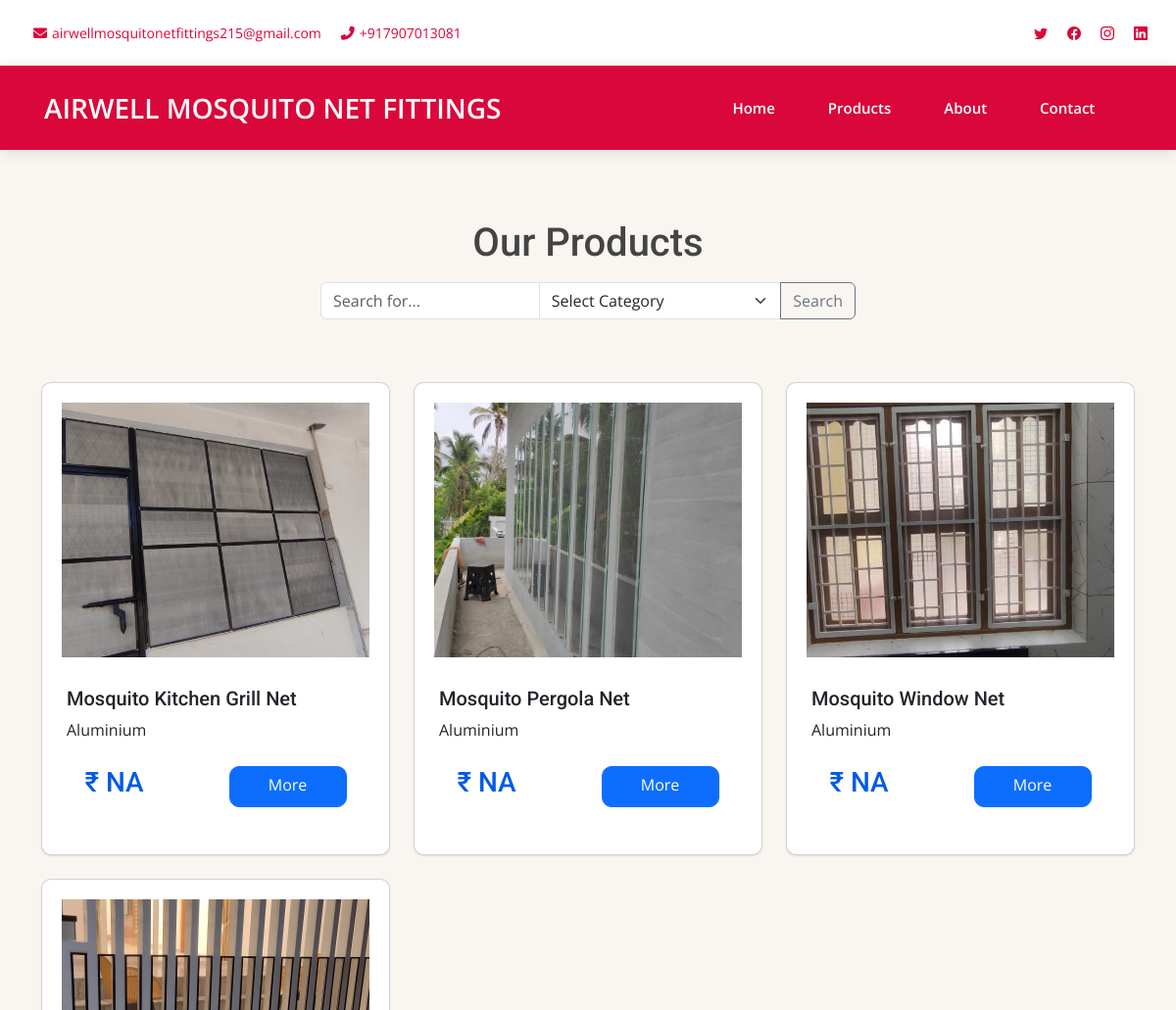
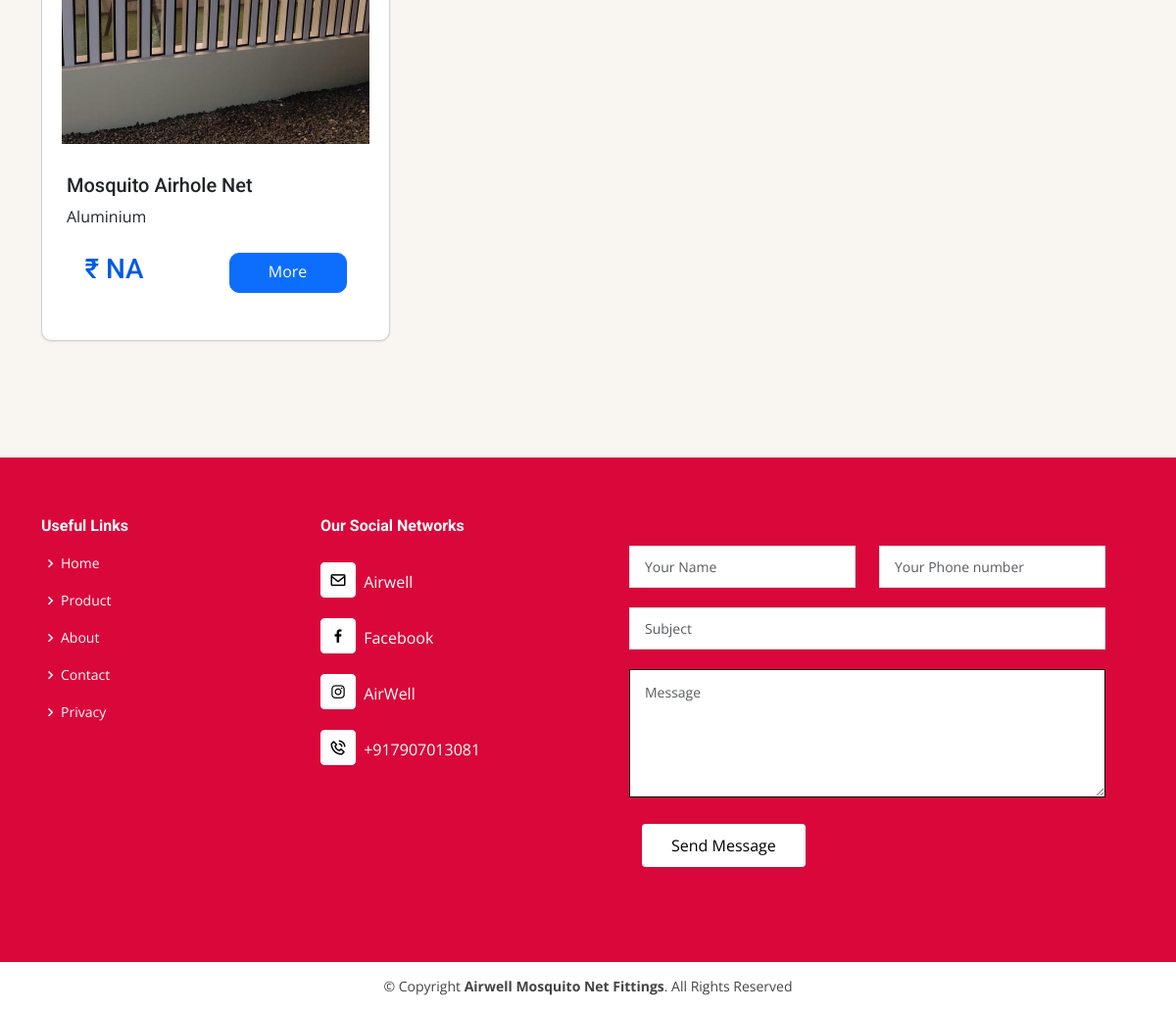
/product, run on the app's committed database (2 pictures, top to bottom).
### AirWellApp/models.py (models this page shows, shortened)
class ProductModel(models.Model):
    product_id = models.CharField(max_length=200,primary_key=True)
    product_name = models.CharField(max_length=100)
    product_description = models.TextField()
    product_material = models.CharField(max_length=100)
    product_color = models.CharField(max_length=100)
    product_price = models.CharField(max_length=100)
    product_create_at = models.DateTimeField(auto_now_add=True)
    product_status = models.CharField(max_length=100, default="Active")
    product_category = models.ForeignKey(
        ProductCategoryModel, on_delete=models.CASCADE, null=True)
    class Meta:
        db_table = "product_table"

class ProductImageModel(models.Model):
    product_id = models.ForeignKey(ProductModel, on_delete=models.CASCADE)
    product_image = models.ImageField(upload_to='images/', null=True)
    class Meta:
        db_table = "product_images"

### AirWellApp/views.py (the view, shortened to what this page needs)
# urls.py: path('product', views.user_product, name='user_product'),
def user_product(request):
    products = ProductModel.objects.all()
    categories = ProductCategoryModel.objects.all()
    search = ''
    return render(request, 'user/user_product.html', {'products': products, 'categories': categories, 'search': search})

### templates/user/user_product.html (shortened to what this page needs)
<!DOCTYPE html>
<html lang="en">
<head>
    {% load static %}
    <link href="https://cdn.jsdelivr.net/npm/bootstrap@5.0.0-beta2/dist/css/bootstrap.min.css" rel="stylesheet">
    <link href="{% static 'vendor/aos/aos.css' %}" rel="stylesheet">
    <link href="{% static 'vendor/bootstrap/css/bootstrap.min.css' %}" rel="stylesheet">
    <link href="{% static 'vendor/bootstrap-icons/bootstrap-icons.css' %}" rel="stylesheet">
    <link href="{% static 'vendor/boxicons/css/boxicons.min.css' %}" rel="stylesheet">
    <link href="{% static 'vendor/glightbox/css/glightbox.min.css' %}" rel="stylesheet">
    <link href="{% static 'vendor/swiper/swiper-bundle.min.css' %}" rel="stylesheet">
    <link rel="stylesheet" href="{% static 'css/slick-theme1.css' %}">
    <link rel="stylesheet" href="{% static 'css/responsive1.css' %}">
    <link rel="stylesheet" href="{% static 'css/slick1.css' %}">
    <link href="{% static 'css/style2.css' %}" rel="stylesheet">
</head>
<body>
    <section id="topbar" class="d-flex align-items-center">
        <div class="container-fluid d-flex justify-content-center justify-content-md-between">
            <div class="contact-info d-flex align-items-center">
                <ul>
                    <li><a href="mailto:airwellmosquitonetfittings215@gmail.com"><i
                                class="fas fa-envelope"></i>airwellmosquitonetfittings215@gmail.com</a> </li>
                    <li><a href="tel:+917907013081"><i class="fas fa-phone-alt"></i>+917907013081</a></li>
                </ul>
            </div>
            <div class="social-links d-none d-md-flex align-items-center">
                <a href="https://www.facebook.com/airwellmosquitonetfittings215?mibextid=2JQ9oc" target="_blank"
                    class="twitter"><i class="bi bi-twitter"></i></a>
                <a href="https://www.facebook.com/airwellmosquitonetfittings215?mibextid=2JQ9oc" target="_blank"
                    class="facebook"><i class="bi bi-facebook"></i></a>
                <a href="https://www.instagram.com/airwellmosquitonetfittings215?igsh=MXNraWxyOWFrdjR3bQ=="
                    target="_blank" class="instagram"><i class="bi bi-instagram"></i></a>
                <a href="https://www.facebook.com/airwellmosquitonetfittings215?mibextid=2JQ9oc" target="_blank"
                    class="linkedin"><i class="bi bi-linkedin"></i></a>
            </div>
        </div>
    </section>
    <header id="header" class="d-flex align-items-center">
        <div class="container d-flex align-items-center justify-content-between">
            <nav id="navbar" class="navbar">
                <a class="navbar-brand" href="{% url 'user_home' %}">AIRWELL MOSQUITO NET FITTINGS</a>
                <ul class="justify-content-end">
                    <li><a class="nav-link scrollto" href="{% url 'user_home' %}">Home</a></li>
                    <li class="nav-link scrollto" >
                        <a href="{% url 'user_product' %}">Products </a>
                    </li>
                    <li>
                        <a class="nav-link scrollto" href="{% url 'user_about' %}">About</a>
                    </li>
                    <li>
                        <a class="nav-link scrollto" href="{% url 'contact_user' %}">Contact</a>
                    </li>
                </ul>
            </nav>
        </div>
    </header>
    <section id="products">
        <div class="container py-5">
            <h1 class="text-center">Our Products</h1>
            <div class="row center mb-3 mt-3 ">
                <div class="col-md-6">
                    <form method="POST">
                        <div class="input-group">
                            <input type="text" class="form-control" placeholder="Search for..."
                                aria-label="Search for..." name="search_text">
                            <select id="category" class="form-select" aria-label="Default select example"
                                name="category">
                                <option selected disabled>Select Category</option>
                            </select>
                            <button class="btn btn-outline-secondary" type="submit">Search</button>
                        </div>
                    </form>
                </div>
            </div>
            <div class="row row-cols-1 row-cols-md-3 g-4 py-5">
                {% for product in products %}
                <div class="col">
                    <div class="card">
                        {% if product.productimagemodel_set.exists %}
                        <img src="{{ product.productimagemodel_set.first.product_image.url }}"
                            class="card-img-top fixed-image" alt="{{ product.product_name }}">
                        {% else %}
                        <img src="{% static 'img/prdct-4.jpg' %}" class="card-img-top fixed-image"
                            alt="{{ product.product_name }}">
                        {% endif %}
                        <div class="card-body">
                            <h5 class="card-title">{{ product.product_name }}</h5>
                            <p class="card-text">{{ product.product_material }}</p>
                        </div>
                        <div class="mb-5 d-flex justify-content-around">
                            <h3>₹ {{ product.product_price }}</h3>
                            <a href="/product/{{ product.product_id }}" class="btn btn-primary">More</a>
                        </div>
                    </div>
                </div>
                {% endfor %}
            </div>
        </div>
    </section>
    <footer id="footer">
        <div class="footer-top">
            <div class="container">
                <div class="row">
                    <div class="col-lg-3 col-md-6 footer-links">
                        <h4>Useful Links</h4>
                        <ul>
                            <li>
                                <i class="bx bx-chevron-right"></i> <a href="{% url 'user_home' %}">Home</a>
                            </li>
                            <li>
                                <i class="bx bx-chevron-right"></i> <a href="{% url 'user_product' %}">Product</a>
                            </li>
                            <li>
                                <i class="bx bx-chevron-right"></i>
                                <a href="{% url 'user_about' %}">About</a>
                            </li>
                            <li>
                                <i class="bx bx-chevron-right"></i>
                                <a href="{% url 'contact_user' %}">Contact</a>
                            </li>
                            <li>
                                <i class="bx bx-chevron-right"></i> <a href="{% url 'privacy_policy' %}">Privacy</a>
                            </li>
                        </ul>
                    </div>
                    <div class="col-lg-3 col-md-6 footer-links">
                        <h4>Our Social Networks</h4>
                        <div class="social-links mt-3">
                            <a href="mailto:airwellmosquitonetfittings215@gmail.com" class="twitter" target="_blank"><i
                                    class="bx bx-envelope"></i></a><span> Airwell</span><br /><br />
                            <a href="https://www.facebook.com/airwellmosquitonetfittings215?mibextid=2JQ9oc"
                                target="_blank" class="facebook"><i class="bx bxl-facebook"></i></a><span>
                                Facebook</span><br /><br />
                            <a href="https://www.instagram.com/airwellmosquitonetfittings215?igsh=MXNraWxyOWFrdjR3bQ=="
                                target="_blank" class="instagram"><i class="bx bxl-instagram"></i></a><span>
                                AirWell</span><br /><br />
                            <a href="https://wa.me/+917907013081" target="_blank" class="google-plus"><i
                                    class="bx bx-phone-call"></i></a><span>
                                +917907013081</span><br /><br />
                        </div>
                    </div>
                    <div class="col-lg-6 col-md-12 col-sm-6 footer-links">
                        <form method="post" role="form" class="php-email-form" id="myForm">
                            <div class="row">
                                <div class="col form-group">
                                    <input type="text" name="name" class="form-control" id="name"
                                        placeholder="Your Name" required />
                                </div>
                                <div class="col form-group">
                                    <input type="tel" class="form-control" name="email" id="email"
                                        placeholder="Your Phone number" required />
                                </div>
                            </div>
                            <div class="form-group">
                                <input type="text" class="form-control" name="subject" id="subject"
                                    placeholder="Subject" required />
                            </div>
                            <div class="form-group">
                                <textarea class="form-control" name="message" rows="5" placeholder="Message"
                                    required></textarea>
                            </div>
                            <div class="text-center btn btn-outline">
                                <button type="submit" class="btn" id="submitForm">
                                    Send Message
                                </button>
                            </div>
                        </form>
                    </div>
                </div>
            </div>
        </div>
        <div class="copy-rght-sectin">
            <div class="container">
                <div class="copyright">
                    &copy; Copyright <strong><span>Airwell Mosquito Net Fittings</span></strong>. All Rights Reserved
                </div>
            </div>
        </div>
    </footer>
</body>
</html>

### static/css/responsive1.css (style rules this page uses)
@media (min-width: 1024px) and (max-width: 1200px) { body { overflow-x: hidden; } }
@media (min-width: 1024px) and (max-width: 1200px) { section { padding: 23px 0 !important; overflow: hidden; } }
@media (min-width: 1024px) and (max-width: 1200px) { section { padding: 23px 17px !important; } }
@media (min-width: 1024px) and (max-width: 1200px) { .navbar ul { padding-left: 125px !important; } }
@media (min-width: 1200px) and (max-width: 1440px) { body { overflow-x: hidden; } }
@media (min-width: 1200px) and (max-width: 1440px) { .navbar ul { padding-left: 186px !important; } }

### static/css/style2.css (style rules this page uses)
body { font-family: "Open Sans", sans-serif; color: #444444; }
a { color: #106eea; text-decoration: none !important; }
h1, h2, h3, h4, h5, h6 { font-family: "Roboto", sans-serif; }
section { padding: 60px 0; overflow: hidden; }
#topbar { background: #fff; font-size: 14px; transition: all 0.5s; color: #000000; padding: 5px; }
#topbar .contact-info ul { display: flex; padding: 0px; margin: 0%; }
#topbar .contact-info ul li { list-style: none; }
#topbar .contact-info ul li a { color: #DA073A; margin-right: 15px; transition: 0.3s; }
#topbar .contact-info ul li a i { padding-left: 5px; color: #DA073A; margin-right: 5px; transition: 0.3s; }
#topbar .social-links a { color: #DA073A; line-height: 0; transition: 0.3s; margin-left: 20px; }
#header { background: #DA073A; transition: all 0.5s; z-index: 997; height: 86px; box-shadow: 0px 2px 15px rgba(0, 0, 0, 0.1); }
#header .navbar .navbar-brand { font-size: 28px; color: #fff; }
.navbar { padding: 0; }
.navbar ul { margin: 0; padding-left: 250px; display: flex; list-style: none; align-items: center; }
.navbar li { position: relative; margin-right: 20px; }
.navbar>ul>li { white-space: nowrap; padding: 10px 0 10px 28px; }
.navbar a, .navbar a:focus { display: flex; align-items: center; justify-content: space-between; padding: 0 3px; font-size: 15px; font-weight: 600; color: #ffffff; white-space: nowrap; transition: 0.3s; position: relative; }
.navbar>ul>li>a:before { content: ""; position: absolute; width: 100%; height: 2px; bottom: -6px; left: 0; background-color: #DA073A; visibility: hidden; width: 0px; transition: all 0.3s ease-in-out 0s; }
.footer-top .php-email-form { padding: 30px; }
.footer-top .php-email-form .form-group { margin-bottom: 20px; }
.footer-top .php-email-form input, .footer-top .php-email-form textarea { border-radius: 0; box-shadow: none; font-size: 14px; }
.footer-top .php-email-form input { padding: 10px 15px; }
.footer-top .php-email-form textarea { padding: 12px 15px; }
.footer-top .php-email-form button[type=submit] { border: 0; background-color: rgb(255, 255, 255); padding: 10px 30px; color: black; transition: 0.4s; border-radius: 4px; }
#footer { color: #444444; font-size: 14px; background: #fff; }
#footer .footer-top { padding: 60px 0 30px 0; background: #DA073A; }
#footer .footer-top h4 { font-size: 16px; font-weight: bold; color: #fffefe; position: relative; padding-bottom: 12px; }
#footer .footer-top .footer-links { margin-bottom: 30px; }
#footer .footer-top .footer-links ul { list-style: none; padding: 0; margin: 0; }
#footer .footer-top .footer-links ul i { padding-right: 2px; color: white; font-size: 18px; line-height: 1; }
#footer .footer-top .footer-links ul li { padding: 10px 0; display: flex; align-items: center; }
#footer .footer-top .footer-links ul li:first-child { padding-top: 0; }
#footer .footer-top .footer-links ul a { color: #fffdfd; transition: 0.3s; display: inline-block; line-height: 1; }
#footer .footer-top .social-links a { font-size: 18px; display: inline-block; background: #fff; color: #010101; line-height: 1; padding: 8px 0; margin-right: 4px; border-radius: 4px; text-align: center; width: 36px; height: 36px; transition: 0.3s; border: 1px solid #fff; }
#footer .footer-top .social-links span { color: white; font-size: 16px; }
.copy-rght-sectin { height: 50px; line-height: 50px; text-align: center; }
#footer .copyright { text-align: center; }
.contact-form-section form input, textarea { margin-bottom: 15px; border: 1px solid #000 !important; outline: none; }

### data on the page
ProductModel: productimagemodel_set.first.product_image (picture), product_name "Mosquito Kitchen Grill Net", product_material "Aluminium", product_price "NA"
ProductModel: productimagemodel_set.first.product_image (picture), product_name "Mosquito Pergola Net", product_material "Aluminium", product_price "NA"
ProductModel: productimagemodel_set.first.product_image (picture), product_name "Mosquito Window Net", product_material "Aluminium", product_price "NA"
ProductModel: productimagemodel_set.first.product_image (picture), product_name "Mosquito Airhole Net", product_material "Aluminium", product_price "NA"
